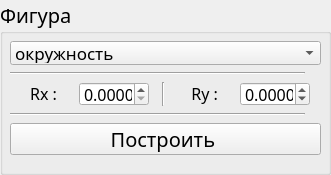
           <widget class="QGroupBox" name="groupBox_line_3">
            <property name="minimumSize">
             <size>
              <width>331</width>
              <height>175</height>
             </size>
            </property>
            <property name="maximumSize">
             <size>
              <width>331</width>
              <height>175</height>
             </size>
            </property>
            <property name="font">
             <font>
              <family>Futura</family>
              <pointsize>15</pointsize>
             </font>
            </property>
            <property name="toolTip">
             <string>Добавить новый отрезок</string>
            </property>
            <property name="statusTip">
             <string>Добавить новый фигуру</string>
            </property>
            <property name="title">
             <string>Фигура</string>
            </property>
            <property name="flat">
             <bool>false</bool>
            </property>
            <property name="checkable">
             <bool>false</bool>
            </property>
            <widget class="QWidget" name="verticalLayoutWidget_7">
             <property name="geometry">
              <rect>
               <x>10</x>
               <y>40</y>
               <width>311</width>
               <height>121</height>
              </rect>
             </property>
             <property name="maximumSize">
              <size>
               <width>311</width>
               <height>121</height>
              </size>
             </property>
             <layout class="QVBoxLayout" name="verticalLayout_11">
              <item>
               <widget class="QComboBox" name="comboBox_figure">
                <property name="minimumSize">
                 <size>
                  <width>201</width>
                  <height>24</height>
                 </size>
                </property>
                <property name="maximumSize">
                 <size>
                  <width>311</width>
                  <height>24</height>
                 </size>
                </property>
                <property name="font">
                 <font>
                  <pointsize>13</pointsize>
                  <kerning>true</kerning>
                 </font>
                </property>
                <property name="toolTip">
                 <string/>
                </property>
                <property name="statusTip">
                 <string>Нажмите, чтобы выбрать фигуру для построения</string>
                </property>
                <item>
                 <property name="text">
                  <string>окружность</string>
                 </property>
                </item>
                <item>
                 <property name="text">
                  <string>эллипс</string>
                 </property>
                </item>
               </widget>
              </item>
              <item>
               <widget class="Line" name="line_27">
                <property name="minimumSize">
                 <size>
                  <width>295</width>
                  <height>3</height>
                 </size>
                </property>
                <property name="maximumSize">
                 <size>
                  <width>295</width>
                  <height>3</height>
                 </size>
                </property>
                <property name="orientation">
                 <enum>Qt::Horizontal</enum>
                </property>
               </widget>
              </item>
              <item>
               <layout class="QGridLayout" name="gridLayout_4">
                <item row="0" column="0">
                 <widget class="QLabel" name="label_3">
                  <property name="minimumSize">
                   <size>
                    <width>49</width>
                    <height>21</height>
                   </size>
                  </property>
                  <property name="maximumSize">
                   <size>
                    <width>49</width>
                    <height>21</height>
                   </size>
                  </property>
                  <property name="font">
                   <font>
                    <family>Futura</family>
                    <pointsize>12</pointsize>
                   </font>
                  </property>
                  <property name="statusTip">
                   <string>Радиус фигуры по оси X</string>
                  </property>
                  <property name="text">
                   <string> Rx :</string>
                  </property>
                  <property name="alignment">
                   <set>Qt::AlignCenter</set>
                  </property>
                 </widget>
                </item>
                <item row="0" column="4">
                 <widget class="QDoubleSpinBox" name="doubleSpinBox_ry">
                  <property name="minimumSize">
                   <size>
                    <width>70</width>
                    <height>24</height>
                   </size>
                  </property>
                  <property name="maximumSize">
                   <size>
                    <width>70</width>
                    <height>24</height>
                   </size>
                  </property>
                  <property name="font">
                   <font>
                    <pointsize>12</pointsize>
                   </font>
                  </property>
                  <property name="toolTip">
                   <string>Коорд-та Y начала отрезка</string>
                  </property>
                  <property name="statusTip">
                   <string>Радиус фигуры по оси Y</string>
                  </property>
                  <property name="decimals">
                   <number>4</number>
                  </property>
                  <property name="minimum">
                   <double>-1000.000000000000000</double>
                  </property>
                  <property name="maximum">
                   <double>1000.000000000000000</double>
                  </property>
                 </widget>
                </item>
                <item row="0" column="1">
                 <widget class="QDoubleSpinBox" name="doubleSpinBox_rx">
                  <property name="minimumSize">
                   <size>
                    <width>70</width>
                    <height>24</height>
                   </size>
                  </property>
                  <property name="maximumSize">
                   <size>
                    <width>70</width>
                    <height>24</height>
                   </size>
                  </property>
                  <property name="font">
                   <font>
                    <pointsize>12</pointsize>
                   </font>
                  </property>
                  <property name="toolTip">
                   <string>Коорд-та Х начала отрезка</string>
                  </property>
                  <property name="statusTip">
                   <string>Радиус фигуры по оси X</string>
                  </property>
                  <property name="decimals">
                   <number>4</number>
                  </property>
                  <property name="minimum">
                   <double>0.000000000000000</double>
                  </property>
                  <property name="maximum">
                   <double>11111.000000000000000</double>
                  </property>
                 </widget>
                </item>
                <item row="0" column="2">
                 <widget class="Line" name="line_26">
                  <property name="minimumSize">
                   <size>
                    <width>3</width>
                    <height>24</height>
                   </size>
                  </property>
                  <property name="maximumSize">
                   <size>
                    <width>3</width>
                    <height>24</height>
                   </size>
                  </property>
                  <property name="orientation">
                   <enum>Qt::Vertical</enum>
                  </property>
                 </widget>
                </item>
                <item row="0" column="3">
                 <widget class="QLabel" name="label_5">
                  <property name="minimumSize">
                   <size>
                    <width>49</width>
                    <height>21</height>
                   </size>
                  </property>
                  <property name="maximumSize">
                   <size>
                    <width>49</width>
                    <height>21</height>
                   </size>
                  </property>
                  <property name="font">
                   <font>
                    <family>Futura</family>
                    <pointsize>12</pointsize>
                   </font>
                  </property>
                  <property name="statusTip">
                   <string>Радиус фигуры по оси Y</string>
                  </property>
                  <property name="text">
                   <string> Ry :</string>
                  </property>
                  <property name="alignment">
                   <set>Qt::AlignCenter</set>
                  </property>
                 </widget>
                </item>
               </layout>
              </item>
              <item>
               <widget class="Line" name="line_12">
                <property name="minimumSize">
                 <size>
                  <width>295</width>
                  <height>3</height>
                 </size>
                </property>
                <property name="maximumSize">
                 <size>
                  <width>295</width>
                  <height>3</height>
                 </size>
                </property>
                <property name="orientation">
                 <enum>Qt::Horizontal</enum>
                </property>
               </widget>
              </item>
              <item>
               <widget class="QPushButton" name="pushButton_draw_figure">
                <property name="maximumSize">
                 <size>
                  <width>311</width>
                  <height>32</height>
                 </size>
                </property>
                <property name="toolTip">
                 <string/>
                </property>
                <property name="statusTip">
                 <string>Нажмите, чтобы построить фигуру</string>
                </property>
                <property name="text">
                 <string>Построить </string>
                </property>
               </widget>
              </item>
             </layout>
            </widget>
           </widget>
